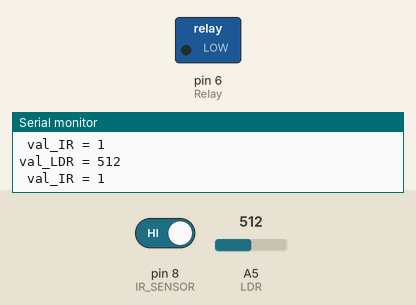
A sketch run on a simulated Arduino Uno, built with avr-gcc and run on an emulated ATmega328P. On the bench: switched loads named in the sketch (green lamp = pin HIGH), the last lines printed to the serial monitor. The inputs (shaded band) are chosen by the test bench; at power-on: pin 8 (IR_SENSOR) HIGH, A5 (LDR) = 512.

Above: at 1.8 s.
1.9 s: pin 8 (IR_SENSOR) driven LOW
At 2.8 s:
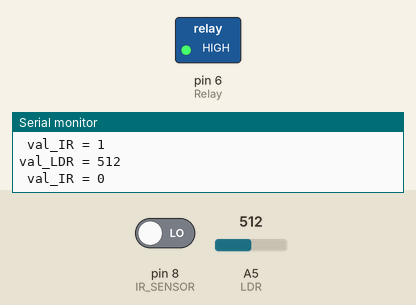
3.5 s: pin 8 (IR_SENSOR) driven HIGH
At 4.4 s:
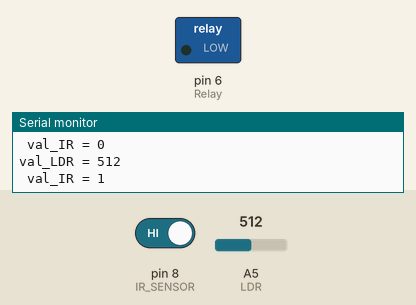
Timing chart, 0 to 6.5 s (numbered marks = the images above; inputs shaded):
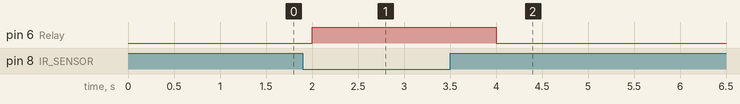

Measured:
- after the input at 1.9 s, pin 6 (Relay): LOW → HIGH after 0.10 s
- after the input at 3.5 s, pin 6 (Relay): HIGH → LOW after 0.50 s

The sketch:

project_final.ino
```cpp
int IR_SENSOR = 8;
int Relay = 6;
int LDR = 5;
int val_LDR = 0;
int val_IR = 0;

void setup() {
  Serial.begin(9600);
  pinMode(Relay, OUTPUT);
  pinMode(IR_SENSOR, INPUT); }

void loop() {
  val_LDR = analogRead(LDR);
  Serial.print("val_LDR = ");
  Serial.println(val_LDR);
  Serial.print(" ");
  val_IR = digitalRead(IR_SENSOR);
  Serial.print("val_IR = ");
  Serial.println(val_IR);

  if (digitalRead(IR_SENSOR) == LOW)
  {
    if(val_LDR  > 500)
    {
      digitalWrite(Relay, HIGH);
    }
  }
  else
  {
      digitalWrite(Relay, LOW);
  }
  delay(1000);
}
```
